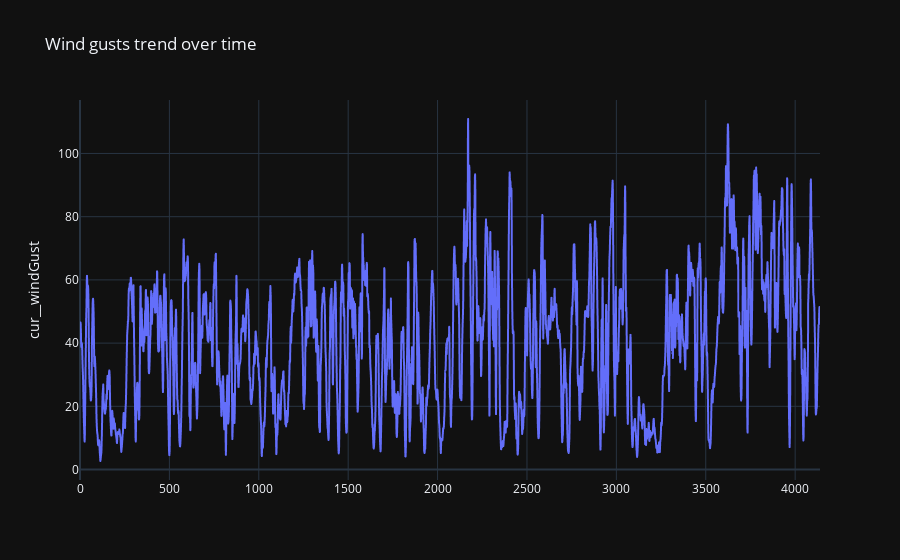

Notebook code for this chart:
### Markdown cell above
- *cur__windGust*

Does gust speed affect the number of objects detected in the hourly time intervals?

Firstly we can plot the trend of gusts over time, and based on that we can decide on the threshold to break it down into categories, like Low and Strong.

Then we can see that for most of the time, Strong wind means less activity.

### Code cell
# take a look at the overall wind gust trend
grouped = merged.groupby(['date', 'hour'])['cur__windGust'].mean()
px.line(grouped, y="cur__windGust", height=300,
        title='Wind gusts trend over time')

### Figure 1 — Plotly figure (JSON) as saved in the notebook; plotly's stock layout.template omitted (floating-point values rounded to 4 significant figures; data arrays with more than 128 entries replaced by an {"elided": "..."} marker saying what was removed)
{"data": [{"hovertemplate": "cur__windGust=%{y}<extra></extra>", "legendgroup": "", "line": {"color": "#636efa", "dash": "solid"}, "mode": "lines", "name": "", "showlegend": false, "type": "scattergl", "xaxis": "x", "y": {"elided": "4140 float values"}, "yaxis": "y"}], "layout": {"autosize": true, "legend": {"tracegroupgap": 0}, "title": {"text": "Wind gusts trend over time"}, "xaxis": {"anchor": "y", "autorange": true, "domain": [0, 1], "range": [0, 4139]}, "yaxis": {"anchor": "x", "autorange": true, "domain": [0, 1], "range": [-3.312, 116.9], "title": {"text": "cur__windGust"}, "type": "linear"}}}
